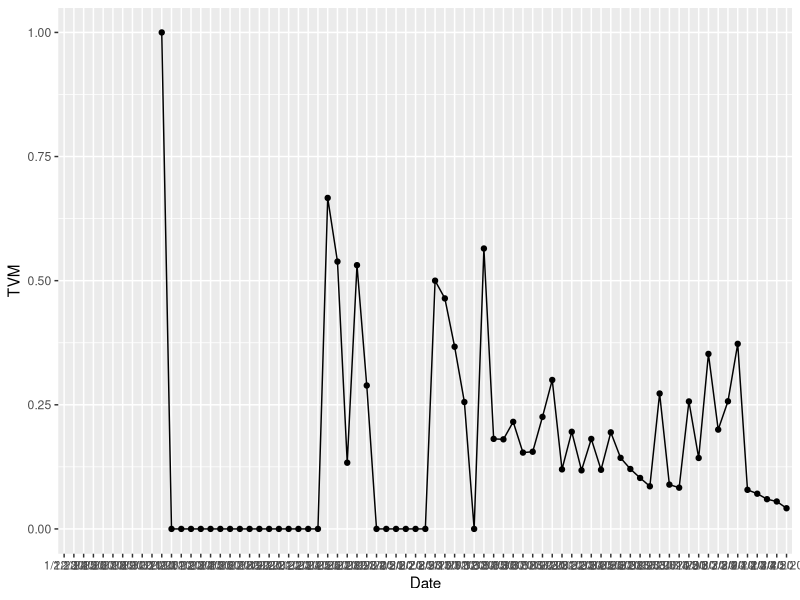

Source code (R):
## ---- chunk 1
library(tidyverse)
datos = read.csv("../covid_19_clean_complete.csv",header=TRUE)
datos%>%filter(Country.Region=="Spain") -> spain
spain$TVM = (spain$Confirmed-lag(spain$Confirmed))/spain$Confirmed
## ---- chunk 2
library(ggplot2)
ggplot(data=spain, aes(x=Date, y=TVM, group=1)) +
   geom_line()+
   geom_point()
